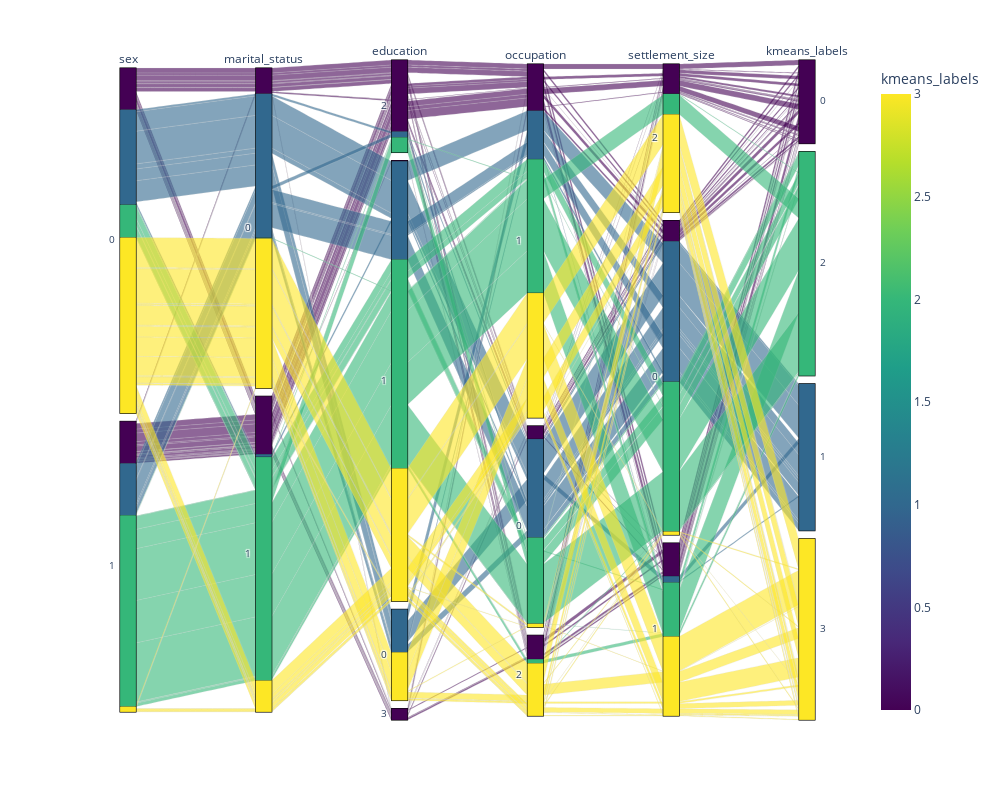

This figure's notebook cell:
### Code cell
px.parallel_categories(df, color='kmeans_labels' , width=1000, height=800)

### Figure 1 — Plotly figure (JSON) as saved in the notebook; plotly's stock layout.template omitted (floating-point values rounded to 4 significant figures; data arrays with more than 128 entries replaced by an {"elided": "..."} marker saying what was removed)
{"data": [{"dimensions": [{"label": "sex", "values": {"elided": "2000 int values"}}, {"label": "marital_status", "values": {"elided": "2000 int values"}}, {"label": "education", "values": {"elided": "2000 int values"}}, {"label": "occupation", "values": {"elided": "2000 int values"}}, {"label": "settlement_size", "values": {"elided": "2000 int values"}}, {"label": "kmeans_labels", "values": {"elided": "2000 int values"}}], "domain": {"x": [0, 1], "y": [0, 1]}, "line": {"color": {"elided": "2000 int values"}, "coloraxis": "coloraxis"}, "name": "", "type": "parcats"}], "layout": {"coloraxis": {"colorbar": {"title": {"text": "kmeans_labels"}}, "colorscale": [[0, "#440154"], [0.1111, "#482878"], [0.2222, "#3e4989"], [0.3333, "#31688e"], [0.4444, "#26828e"], [0.5556, "#1f9e89"], [0.6667, "#35b779"], [0.7778, "#6ece58"], [0.8889, "#b5de2b"], [1, "#fde725"]]}, "height": 800, "legend": {"tracegroupgap": 0}, "margin": {"t": 60}, "width": 1000}}
